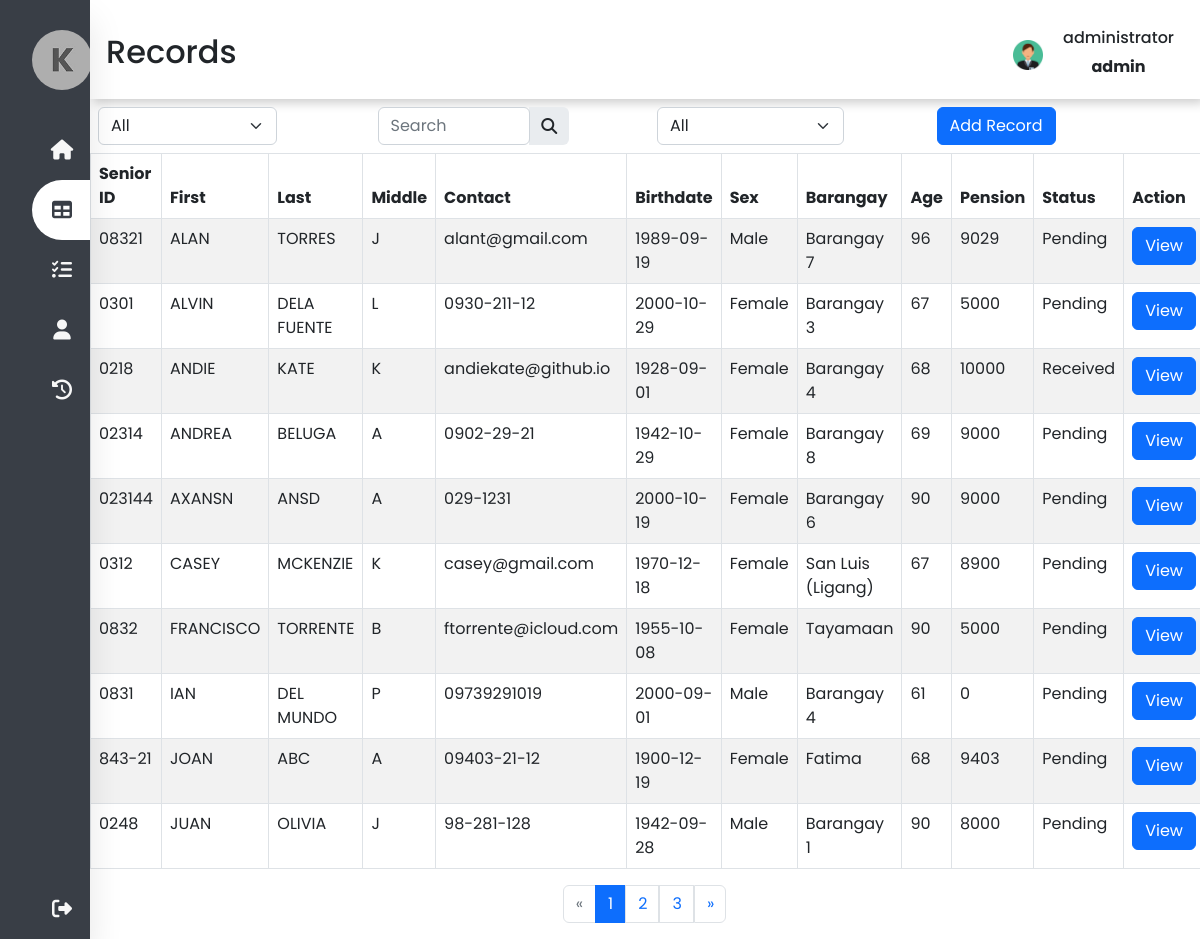
Page /deprecated/records.php (signed in) on the earlier database version.
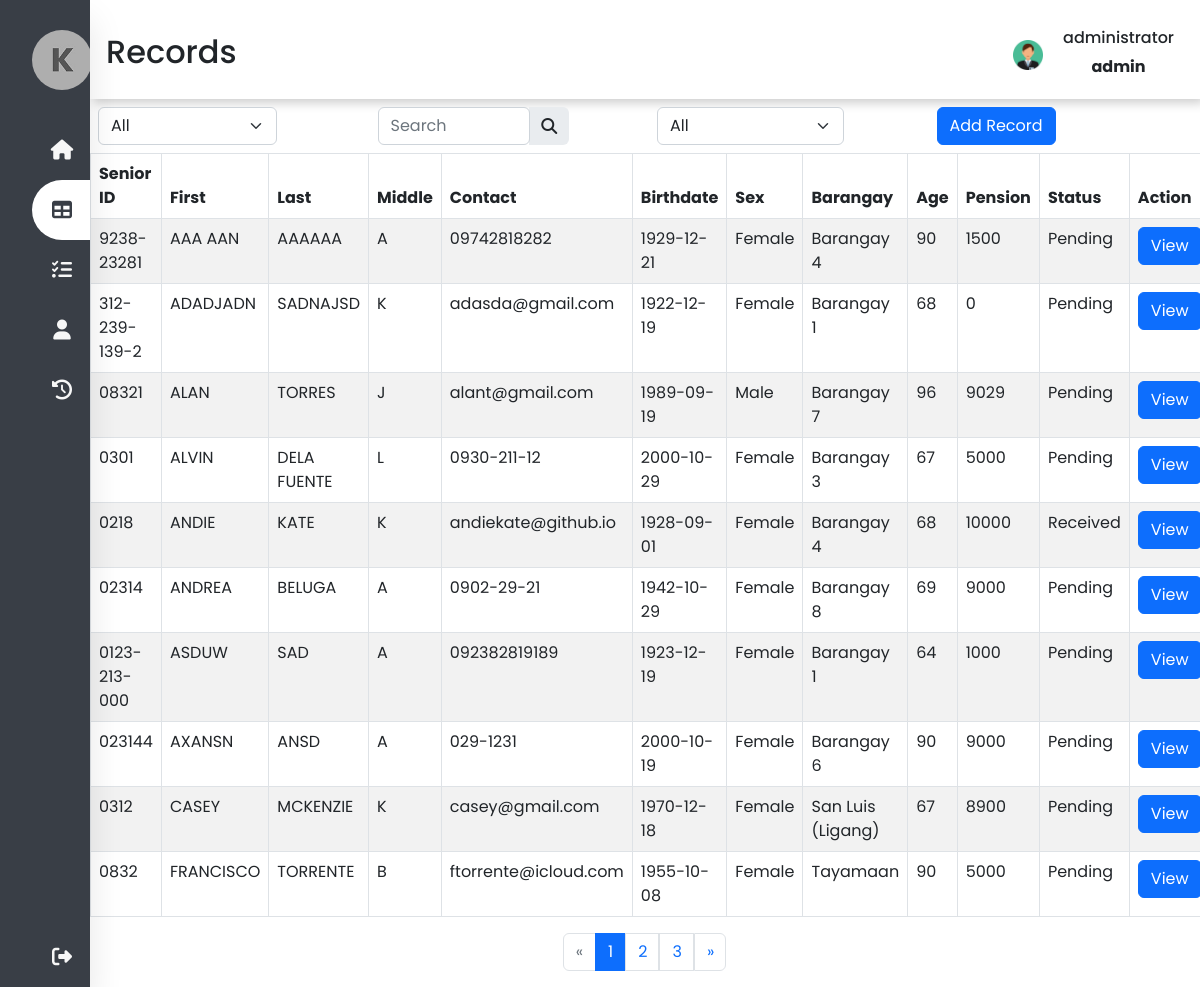
Same page on the later database version.
### tables this page shows
CREATE TABLE `tbl_records` (
  `id` int(11) NOT NULL,
  `fx_id` varchar(50) NOT NULL,
  `fx_firstname` varchar(50) NOT NULL,
  `fx_lastname` varchar(50) NOT NULL,
  `fx_middlename` varchar(50) NOT NULL,
  `fx_contact` varchar(150) NOT NULL,
  `fd_birthdate` date NOT NULL,
  `fx_gender` varchar(50) NOT NULL,
  `fx_barangay` varchar(150) NOT NULL,
  `fn_age` int(3) NOT NULL,
  `fn_pension` bigint(50) NOT NULL,
  `fn_status` varchar(50) NOT NULL,
  `life_status` varchar(150) NOT NULL,
  `fd_pension` date NOT NULL
);

### deprecated/records.php (the view, shortened to what the changed rows need)
<?php
include('conn/connection.php');
$limit = isset($_SESSION['records-limit']) ? $_SESSION['records-limit'] : 10;
$page = isset($_GET['page']) ? $_GET['page'] : 1;
$paginationStart = ($page - 1) * $limit;
$records = $conn->query("SELECT * FROM tbl_records ORDER BY `tbl_records`.`fx_firstname` ASC LIMIT $paginationStart, $limit");
$allrecords = $records->fetch_all(MYSQLI_ASSOC);
$sql = $conn->query("SELECT count(id) AS id FROM tbl_records");
$custCount = $sql->fetch_all(MYSQLI_ASSOC);
$allRecrods = $custCount[0]['id'];
$totoalPages = ceil($allRecrods / $limit);
if (isset($_SESSION['user_id']) && isset($_SESSION['user_name'])) {
?>
<!DOCTYPE html>
<html lang="en">
<head>
    <link href="https://cdn.jsdelivr.net/npm/bootstrap@5.2.2/dist/css/bootstrap.min.css" rel="stylesheet">
    <link rel="stylesheet" type="text/css" href="css/g_style.css">
    <link rel="stylesheet" type="text/css" href="css/records_style.css">
    <link rel="stylesheet" href="https://cdnjs.cloudflare.com/ajax/libs/font-awesome/6.2.0/css/all.min.css">
</head>
<body>
    <div class="main-content">
        <header>
            <div class="header-title">
                <h2>
                    <label for="">
                        Records
                </h2>
            </div>
        </header>
        <div class="table-div t-1" id="container">
            <table id="datatable" class="table table-striped table-bordered">
                <thead>
                    <tr>
                        <th scope="col">Senior ID</th>
                        <th scope="col">First</th>
                        <th scope="col">Last</th>
                        <th scope="col">Middle</th>
                        <th scope="col">Contact</th>
                        <th scope="col">Birthdate</th>
                        <th scope="col">Sex</th>
                        <th scope="col">Barangay</th>
                        <th scope="col">Age</th>
                        <th scope="col">Pension</th>
                        <th scope="col">Status</th>
                        <th scope="col">Action</th>
                    </tr>
                </thead>
                <tbody>
                    <?php foreach($allrecords as $row) :  ?>
                    <tr>
                        <td id="sid"> <?php echo $row['fx_id']; ?> </td>
                        <td> <?php echo $row['fx_firstname']; ?> </td>
                        <td> <?php echo $row['fx_lastname']; ?> </td>
                        <td> <?php echo $row['fx_middlename']; ?> </td>
                        <td> <?php echo $row['fx_contact']; ?> </td>
                        <td> <?php echo $row['fd_birthdate']; ?> </td>
                        <td> <?php echo $row['fx_gender']; ?> </td>
                        <td> <?php echo $row['fx_barangay']; ?> </td>
                        <td> <?php echo $row['fn_age']; ?> </td>
                        <td> <?php echo $row['fn_pension']; ?> </td>
                        <td> <?php echo $row['fn_status']; ?> </td>
                        <td> <button id='<?php echo $row['fx_id']; ?>' class="view btn btn-primary"
                                style="width: auto;">View</button></td>
                    </tr>
                    <?php endforeach; ?>
                </tbody>
            </table>
        </div>
        <div class="d-flex justify-content-center">
            <ul class="pagination">
                <?php for($i = 1; $i <= $totoalPages; $i++ ): ?>
                <li class="page-item <?php if($page == $i) {echo 'active'; } ?>">
                    <a class="page-link w-100" href="records.php?page=<?= $i; ?>"> <?= $i; ?> </a>
                </li>
                <?php endfor; ?>
            </ul>
        </div>
    </div>
</body>
</html>
<?php
}else{
    header("Location: index.php");
    exit();
}
?>

Differences in the rows shown:
no longer on this page (row edited): tbl_records: fx "0831", fx_firstname "IAN", fx_lastname "DEL MUNDO", fx_middlename "P", fx_contact "09739291019", fd_birthdate "2000-09-01", fx_gender "Male", fx_barangay "Barangay 4", fn_age "61", fn_pension "0", fn_status "Pending"
no longer on this page (row edited): tbl_records: fx "843-21", fx_firstname "JOAN", fx_lastname "ABC", fx_middlename "A", fx_contact "09403-21-12", fd_birthdate "1900-12-19", fx_gender "Female", fx_barangay "Fatima", fn_age "68", fn_pension "9403", fn_status "Pending"
no longer on this page (row edited): tbl_records: fx "0248", fx_firstname "JUAN", fx_lastname "OLIVIA", fx_middlename "J", fx_contact "98-281-128", fd_birthdate "1942-09-28", fx_gender "Male", fx_barangay "Barangay 1", fn_age "90", fn_pension "8000", fn_status "Pending"
added tbl_records: fx "9238-23281", fx_firstname "AAA AAN", fx_lastname "AAAAAA", fx_middlename "A", fx_contact "09742818282", fd_birthdate "1929-12-21", fx_gender "Female", fx_barangay "Barangay 4", fn_age "90", fn_pension "1500", fn_status "Pending"
added tbl_records: fx "312-239-139-2", fx_firstname "ADADJADN", fx_lastname "SADNAJSD", fx_middlename "K", fx_contact "adasda@gmail.com", fd_birthdate "1922-12-19", fx_gender "Female", fx_barangay "Barangay 1", fn_age "68", fn_pension "0", fn_status "Pending"
added tbl_records: fx "0123-213-000", fx_firstname "ASDUW", fx_lastname "SAD", fx_middlename "A", fx_contact "092382819189", fd_birthdate "1923-12-19", fx_gender "Female", fx_barangay "Barangay 1", fn_age "64", fn_pension "1000", fn_status "Pending"
